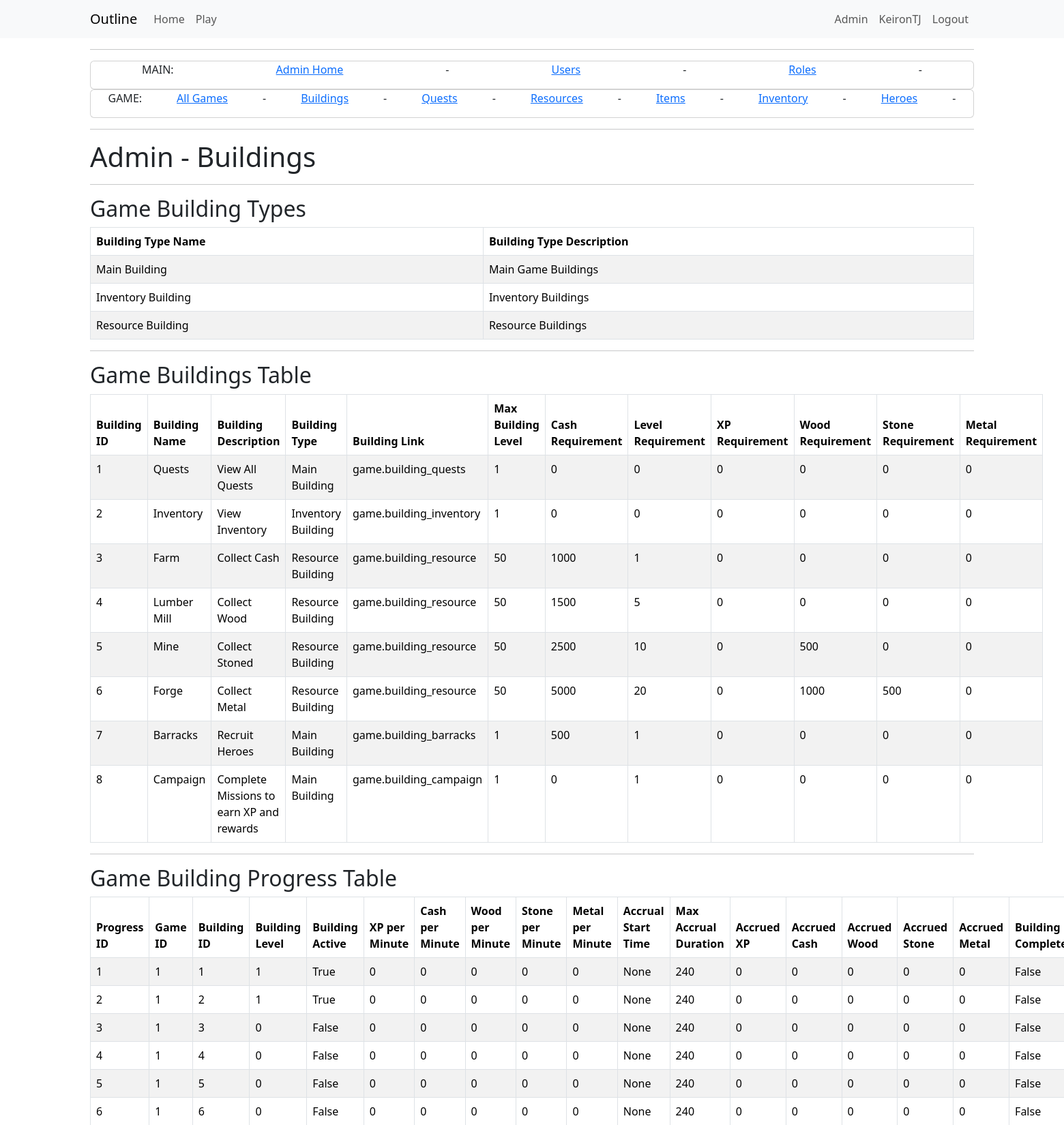
Screenshot of /admin_buildings (signed in, upper part) with the database file from the repository.
### app/models.py (models this page shows, shortened)
class User(UserMixin, db.Model):
    id = db.Column(Integer, primary_key=True)
    username = db.Column(String(64), index=True, unique=True)
    email = db.Column(String(120), index=True, unique=True)
    password_hash = db.Column(String(256))
    active = db.Column(db.Boolean(), default=True)
    activegame = db.Column(db.Integer, nullable=True)
    game = so.relationship("Game", back_populates="user", cascade="all, delete-orphan")
    role=so.relationship("Role", secondary="user_roles")
    def is_admin(self):
        return 'admin' in [role.name for role in self.role]

class BuildingType(db.Model):
    __tablename__ = 'building_types'
    id = db.Column(db.Integer, primary_key=True)
    building_type_name = db.Column(db.String(64))
    building_type_description = db.Column(db.String(256))
    building = db.relationship("Buildings", back_populates="building_type")

class Buildings(db.Model):
    __tablename__ = 'buildings'
    id = db.Column(db.Integer, primary_key=True)
    building_type_id = db.Column(db.Integer, db.ForeignKey('building_types.id'))
    building_name = db.Column(db.String(64))
    building_description = db.Column(db.String(256))
    building_link = db.Column(db.String(256))
    base_building_cash_required = db.Column(db.Integer, default=0)
    base_building_level_required = db.Column(db.Integer, default=0)
    base_building_xp_required = db.Column(db.Integer, default=0)
    base_building_wood_required = db.Column(db.Integer, default=0)
    base_building_stone_required = db.Column(db.Integer, default=0)
    base_building_metal_required = db.Column(db.Integer, default=0)
    max_building_level = db.Column(db.Integer, default=25)
    base_xp_per_minute = db.Column(db.Integer, default=0)
    base_cash_per_minute = db.Column(db.Integer, default=0)
    base_wood_per_minute = db.Column(db.Integer, default=0)
    base_stone_per_minute = db.Column(db.Integer, default=0)
    base_metal_per_minute = db.Column(db.Integer, default=0)
    building_type = db.relationship("BuildingType", back_populates="building")
    building_progress = db.relationship("BuildingProgress", back_populates="building")

class BuildingProgress(db.Model):
    __tablename__ = 'building_progress'
    id = db.Column(db.Integer, primary_key=True)
    building_id = db.Column(db.Integer, db.ForeignKey('buildings.id'))
    game_id = db.Column(db.Integer, db.ForeignKey('game.id'))
    building_level = db.Column(db.Integer, default=0)
    building_active = db.Column(db.Boolean, default=False)
    xp_per_minute = db.Column(db.Integer, default=0)
    cash_per_minute = db.Column(db.Integer, default=0)
    wood_per_minute = db.Column(db.Integer, default=0)
    stone_per_minute = db.Column(db.Integer, default=0)
    metal_per_minute = db.Column(db.Integer, default=0)
    accrual_start_time = db.Column(db.DateTime, nullable=True)
    max_accrual_duration = db.Column(db.Integer, default=240) # in minutes
    accrued_xp = db.Column(db.Integer, default=0)
    accrued_cash = db.Column(db.Integer, default=0)
    accrued_wood = db.Column(db.Integer, default=0)
    accrued_stone = db.Column(db.Integer, default=0)
    accrued_metal = db.Column(db.Integer, default=0)
    building_completed = db.Column(db.Boolean, default=False)
    building_completed_date = db.Column(db.DateTime, nullable=True)
    building = db.relationship("Buildings", back_populates="building_progress")
    game = db.relationship("Game", back_populates="building_progress")

### app/admin/routes.py (the view)
@bp.route('/admin_buildings', methods=['GET', 'POST'])
@login_required
@admin_required
def admin_buildings():
    try:
        games = db.session.query(Game).all()
        buildingtypes = db.session.query(BuildingType).all()
        buildings = db.session.query(Buildings).all()
        buildingprogress = db.session.query(BuildingProgress).all()
        for building in buildingprogress:
            service = GameBuildingService(building_progress_id=building.id)
            service.calculate_accrued_resources()
    except SQLAlchemyError as e:
        db.session.rollback()
        print(f"Database error occurred: {e}")
    except Exception as e:
        print(f"An error occurred: {e}")
    return render_template("admin/game/admin_buildings.html",
                        title='Admin - Buildings',
                        games=games,
                        buildingtypes=buildingtypes,
                        buildings=buildings,
                        buildingprogress=buildingprogress)

### app/game/__init__.py (called while the page is built)
@bp.before_app_request
def before_request():
    load_game()

### app/game/buildings/building_services.py (called while the page is built)
    def _get_building_progress(self) -> BuildingProgress:
        building = BuildingProgress.query.get(self.building_progress_id)
        if building is None:
            raise ValueError(f"BuildingProgress with ID {self.building_progress_id} not found.")
        return building

    def calculate_accrued_resources(self):
        minutes = self.calculate_time_to_collect()
        self.building.accrued_cash = round(self.building.cash_per_minute * minutes)
        self.building.accrued_xp = round(self.building.xp_per_minute * minutes)
        self.building.accrued_wood = round(self.building.wood_per_minute * minutes)
        self.building.accrued_stone = round(self.building.stone_per_minute * minutes)
        self.building.accrued_metal = round(self.building.metal_per_minute * minutes)

    def calculate_time_to_collect(self):
        if self.building.accrual_start_time is None:
            return 0
        else:
            accrual_start_time = self.building.accrual_start_time
            if accrual_start_time.tzinfo is None:
                accrual_start_time = accrual_start_time.replace(tzinfo=timezone.utc)
        time_difference = datetime.now(timezone.utc) - accrual_start_time
        minutes = round(time_difference.total_seconds() / 60)  # Calculate minutes for finer detail
        if minutes > self.building.max_accrual_duration:
            minutes = round(self.building.max_accrual_duration)
        return minutes

### app/game/context_processor.py (called while the page is built)
def load_game():
    if current_user.is_authenticated:
        game_id = current_user.activegame
        if game_id:
            g.game = Game.query.get(game_id)
        else:
            g.game = None
    else:
        g.game = None

### app/models.py (called while the page is built)
@login.user_loader
def load_user(id):
    return db.session.get(User, int(id))

### runserver.py (called while the page is built)
def format_datetime(value, format='%d-%m-%Y @ %H:%M'):
    if value is None:
        return "None"
    return value.strftime(format)

### app/templates/admin/game/admin_buildings.html (shortened to what this page needs)
{% extends "admin/admin_base.html" %}
{% block content2 %}
<div class="Jumbotron">
    <h1>{{ title }}</h1>
</div>
<hr />
<div>
    <h2>Game Building Types</h2>
    <table class="table table-striped table-bordered">
        <thead>
            <tr>
                <th>Building Type Name</th>
                <th>Building Type Description</th>
            </tr>
        </thead>
        <tbody>
            {% for buildingtype in buildingtypes %}
            <tr>
                <td>{{ buildingtype.building_type_name }}</td>
                <td>{{ buildingtype.building_type_description }}</td>
            </tr>
            {% endfor %}
        </tbody>
    </table>
</div>
<hr />
<div>
    <h2>Game Buildings Table</h2>
    <table class="table table-striped table-bordered">
        <thead>
            <tr>
                <th>Building ID</th>
                <th>Building Name</th>
                <th>Building Description</th>
                <th>Building Type</th>
                <th>Building Link </th>
                <th>Max Building Level</th>
                <th>Cash Requirement</th>
                <th>Level Requirement</th>
                <th>XP Requirement</th>
                <th>Wood Requirement</th>
                <th>Stone Requirement</th>
                <th>Metal Requirement</th>
            </tr>
        </thead>
        <tbody>
            {% for building in buildings %}
            <tr>
                <td>{{ building.id }}</td>
                <td>{{ building.building_name }}</td>
                <td>{{ building.building_description }}</td>
                <td>{{ building.building_type.building_type_name }}</td>
                <td>{{ building.building_link }}</td>
                <td>{{ building.max_building_level }}</td>
                <td>{{ building.base_building_cash_required }}</td>
                <td>{{ building.base_building_level_required }}</td>
                <td>{{ building.base_building_xp_required }}</td>
                <td>{{ building.base_building_wood_required }}</td>
                <td>{{ building.base_building_stone_required }}</td>
                <td>{{ building.base_building_metal_required }}</td>
            </tr>
            {% endfor %}
        </tbody>
    </table>
</div>
<hr />
<div>
    <h2>Game Building Progress Table</h2>
    <table class="table table-striped table-bordered">
        <thead>
            <tr>
                <th>Progress ID</th>
                <th>Game ID</th>
                <th>Building ID</th>
                <th>Building Level</th>
                <th>Building Active</th>
                <th>XP per Minute</th>
                <th>Cash per Minute</th>
                <th>Wood per Minute</th>
                <th>Stone per Minute</th>
                <th>Metal per Minute</th>
                <th>Accrual Start Time</th>
                <th>Max Accrual Duration</th>
                <th>Accrued XP</th>
                <th>Accrued Cash</th>
                <th>Accrued Wood</th>
                <th>Accrued Stone</th>
                <th>Accrued Metal</th>
                <th>Building Completed</th>
            </tr>
        </thead>
        <tbody>
            {% for buildingprogress in buildingprogress %}
            <tr>
                <td>{{ buildingprogress.id }}</td>
                <td>{{ buildingprogress.game_id }}</td>
                <td>{{ buildingprogress.building_id }}</td>
                <td>{{ buildingprogress.building_level }}</td>
                <td>{{ buildingprogress.building_active }}</td>
                <td>{{ buildingprogress.xp_per_minute }}</td>
                <td>{{ buildingprogress.cash_per_minute }}</td>
                <td>{{ buildingprogress.wood_per_minute }}</td>
                <td>{{ buildingprogress.stone_per_minute }}</td>
                <td>{{ buildingprogress.metal_per_minute }}</td>
                <td>{{ buildingprogress.accrual_start_time|datetime|default('N/A', true) }}</td>
                <td>{{ buildingprogress.max_accrual_duration }}</td>
                <td>{{ buildingprogress.accrued_xp }}</td>
                <td>{{ buildingprogress.accrued_cash }}</td>
                <td>{{ buildingprogress.accrued_wood }}</td>
                <td>{{ buildingprogress.accrued_stone }}</td>
                <td>{{ buildingprogress.accrued_metal }}</td>
                <td>{{ buildingprogress.building_completed }}</td>
            </tr>
            {% endfor %}
        </tbody>
    </table>
</div>
{% endblock content2 %}

### app/templates/base.html (shortened to what this page needs)
<!doctype html>
<html lang="en">
<head>
    <link href="https://cdn.jsdelivr.net/npm/bootstrap@5.3.2/dist/css/bootstrap.min.css"
          rel="stylesheet"
>
    <link rel="stylesheet" href="{{ url_for('static', filename='style.css') }}">
</head>
<body>
    <nav class="navbar navbar-expand-lg bg-body-tertiary">
        <div class="container">
            <a class="navbar-brand" href="{{ url_for('main.index') }}">Outline</a>
            <div class="collapse navbar-collapse" id="navbarSupportedContent">
                <ul class="navbar-nav me-auto mb-2 mb-lg-0">
                    <li class="nav-item">
                        <a class="nav-link" aria-current="page" href="{{ url_for('main.index') }}">Home</a>
                    </li>
                    {% if not current_user.is_authenticated or current_user.activegame == None    %}
                    <li class="nav-item">
                        <a class="nav-link" aria-current="page" href="{{ url_for('game.startmenu') }}">Start Menu</a>
                    </li>
                    {% else %}
                    <li class="nav-item">
                        <a class="nav-link" aria-current="page" href="{{ url_for('game.play', game_id=current_user.activegame) }}">Play</a>
                    </li>
                    {% endif %}
                </ul>
                <ul class="navbar-nav mb-2 mb-lg-0">
                    {% if current_user.is_anonymous %}
                    <li class="nav-item">
                        <a class="nav-link" aria-current="page" href="{{ url_for('auth.login') }}">Login</a>
                    </li>
                    {% else %}
                    {% if current_user.is_admin() %}
                    <li class="nav-item">
                        <a class="nav-link" aria-current="page" href="{{ url_for('admin.admin_home') }}">Admin</a>
                    </li>
                    {% endif %}
                    <li class="nav-item">
                        <a class="nav-link" aria-current="page" href="{{ url_for('main.view_profile', user_id=current_user.id) }}">{{ current_user.username }}</a>
                    </li>
                    <li class="nav-item">
                        <a class="nav-link" aria-current="page" href="{{ url_for('auth.logout') }}">Logout</a>
                    </li>
                    {% endif %}
                </ul>
            </div>
        </div>
    </nav>
    <div class="container mt-3">
        {% block content %}{% endblock %}
    </div>
</body>
</html>

### rows the page displays
User: username "KeironTJ"
BuildingType: building_type_name "Main Building", building_type_description "Main Game Buildings"
BuildingType: building_type_name "Inventory Building", building_type_description "Inventory Buildings"
BuildingType: building_type_name "Resource Building", building_type_description "Resource Buildings"
Buildings: id "1", building_name "Quests", building_description "View All Quests", building_type.building_type_name "Main Building", building_link "game.building_quests", max_building_level "1", base_building_cash_required "0", base_building_level_required "0", base_building_xp_required "0", base_building_wood_required "0", base_building_stone_required "0", base_building_metal_required "0"
Buildings: id "2", building_name "Inventory", building_description "View Inventory", building_type.building_type_name "Inventory Building", building_link "game.building_inventory", max_building_level "1", base_building_cash_required "0", base_building_level_required "0", base_building_xp_required "0", base_building_wood_required "0", base_building_stone_required "0", base_building_metal_required "0"
Buildings: id "3", building_name "Farm", building_description "Collect Cash", building_type.building_type_name "Resource Building", building_link "game.building_resource", max_building_level "50", base_building_cash_required "1000", base_building_level_required "1", base_building_xp_required "0", base_building_wood_required "0", base_building_stone_required "0", base_building_metal_required "0"
Buildings: id "4", building_name "Lumber Mill", building_description "Collect Wood", building_type.building_type_name "Resource Building", building_link "game.building_resource", max_building_level "50", base_building_cash_required "1500", base_building_level_required "5", base_building_xp_required "0", base_building_wood_required "0", base_building_stone_required "0", base_building_metal_required "0"
Buildings: id "5", building_name "Mine", building_description "Collect Stoned", building_type.building_type_name "Resource Building", building_link "game.building_resource", max_building_level "50", base_building_cash_required "2500", base_building_level_required "10", base_building_xp_required "0", base_building_wood_required "500", base_building_stone_required "0", base_building_metal_required "0"
Buildings: id "6", building_name "Forge", building_description "Collect Metal", building_type.building_type_name "Resource Building", building_link "game.building_resource", max_building_level "50", base_building_cash_required "5000", base_building_level_required "20", base_building_xp_required "0", base_building_wood_required "1000", base_building_stone_required "500", base_building_metal_required "0"
Buildings: id "7", building_name "Barracks", building_description "Recruit Heroes", building_type.building_type_name "Main Building", building_link "game.building_barracks", max_building_level "1", base_building_cash_required "500", base_building_level_required "1", base_building_xp_required "0", base_building_wood_required "0", base_building_stone_required "0", base_building_metal_required "0"
Buildings: id "8", building_name "Campaign", building_description "Complete Missions to earn XP and rewards", building_type.building_type_name "Main Building", building_link "game.building_campaign", max_building_level "1", base_building_cash_required "0", base_building_level_required "1", base_building_xp_required "0", base_building_wood_required "0", base_building_stone_required "0", base_building_metal_required "0"
BuildingProgress: id "1", game_id "1", building_id "1", building_level "1", building_active "True", xp_per_minute "0", cash_per_minute "0", wood_per_minute "0", stone_per_minute "0", metal_per_minute "0", accrual_start_time "None", max_accrual_duration "240", accrued_xp "0", accrued_cash "0", accrued_wood "0", accrued_stone "0", accrued_metal "0", building_completed "False"
BuildingProgress: id "2", game_id "1", building_id "2", building_level "1", building_active "True", xp_per_minute "0", cash_per_minute "0", wood_per_minute "0", stone_per_minute "0", metal_per_minute "0", accrual_start_time "None", max_accrual_duration "240", accrued_xp "0", accrued_cash "0", accrued_wood "0", accrued_stone "0", accrued_metal "0", building_completed "False"
BuildingProgress: id "3", game_id "1", building_id "3", building_level "0", building_active "False", xp_per_minute "0", cash_per_minute "0", wood_per_minute "0", stone_per_minute "0", metal_per_minute "0", accrual_start_time "None", max_accrual_duration "240", accrued_xp "0", accrued_cash "0", accrued_wood "0", accrued_stone "0", accrued_metal "0", building_completed "False"
BuildingProgress: id "4", game_id "1", building_id "4", building_level "0", building_active "False", xp_per_minute "0", cash_per_minute "0", wood_per_minute "0", stone_per_minute "0", metal_per_minute "0", accrual_start_time "None", max_accrual_duration "240", accrued_xp "0", accrued_cash "0", accrued_wood "0", accrued_stone "0", accrued_metal "0", building_completed "False"
BuildingProgress: id "5", game_id "1", building_id "5", building_level "0", building_active "False", xp_per_minute "0", cash_per_minute "0", wood_per_minute "0", stone_per_minute "0", metal_per_minute "0", accrual_start_time "None", max_accrual_duration "240", accrued_xp "0", accrued_cash "0", accrued_wood "0", accrued_stone "0", accrued_metal "0", building_completed "False"
BuildingProgress: id "6", game_id "1", building_id "6", building_level "0", building_active "False", xp_per_minute "0", cash_per_minute "0", wood_per_minute "0", stone_per_minute "0", metal_per_minute "0", accrual_start_time "None", max_accrual_duration "240", accrued_xp "0", accrued_cash "0", accrued_wood "0", accrued_stone "0", accrued_metal "0", building_completed "False"

### other values shown
{{ title }} "Admin - Buildings"
